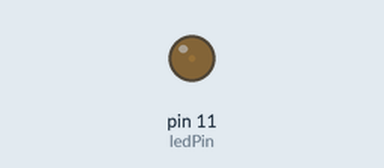
Recording of a sketch running on a simulated Arduino Uno, built with avr-gcc and run on an emulated ATmega328P. Shown: output pins drawn as LEDs (lit = HIGH).

Above: at 0.05 s.
At 0.95 s:
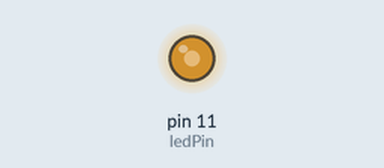
At 1.4 s:
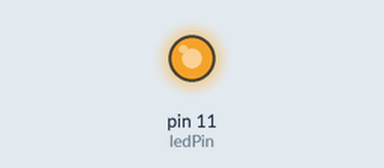
At 2.75 s:
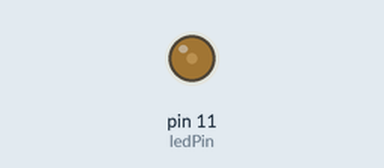
Timing chart, 0 to 7.0 s (numbered marks = the images above):
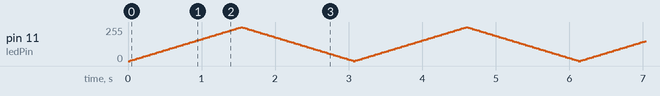

The sketch:

Fading_using_IF_ELSE.ino
```cpp
int ledPin = 11;
int brightness = 0;
int fadeAmount = 5;
void setup() {
  pinMode(ledPin, OUTPUT);
}

void loop() {
  analogWrite(ledPin, brightness);
  if(brightness <= 0){
    fadeAmount = 5;
  } else if (brightness >= 255){
    fadeAmount = -5;
  }
  brightness += fadeAmount;
  delay(30);
}
```
